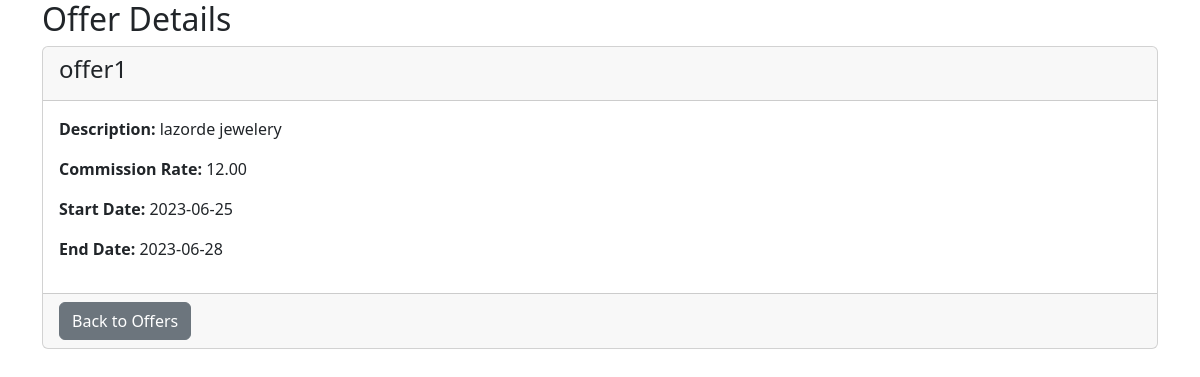
The page /offerDetails.php?id=1 on the database its author committed.
### tables this page shows
CREATE TABLE `offers` (
  `id` int(11) NOT NULL,
  `name` varchar(50) NOT NULL,
  `description` varchar(100) NOT NULL,
  `commission_rate` decimal(10,2) NOT NULL,
  `start_date` date NOT NULL,
  `end_date` date NOT NULL,
  `campaign_id` int(11) NOT NULL,
  `category_id` int(11) NOT NULL
);

### offerDetails.php (the view, shortened to what this page needs)
<?php
include "database_connection.php";
if (isset($_GET['id'])) {
    $offerId = $_GET['id'];
    $query = "SELECT * FROM offers WHERE id = $offerId";
    $result = $connection->query($query);
    if ($result->num_rows == 1) {
        $offer = $result->fetch_assoc();
    } else {
        echo "Offer not found!";
        exit;
    }
} else {
    echo "Invalid offer ID!";
    exit;
}
?>
<!DOCTYPE html>
<html>
<head>
  <link rel="stylesheet" href="https://cdnjs.cloudflare.com/ajax/libs/bootstrap/5.3.0/css/bootstrap.min.css">
</head>
<body>
  <div class="container">
    <h2>Offer Details</h2>
    <div class="card">
      <div class="card-header">
        <h4><?php echo $offer['name']; ?></h4>
      </div>
      <div class="card-body">
        <p><strong>Description:</strong> <?php echo $offer['description']; ?></p>
        <p><strong>Commission Rate:</strong> <?php echo $offer['commission_rate']; ?></p>
        <p><strong>Start Date:</strong> <?php echo $offer['start_date']; ?></p>
        <p><strong>End Date:</strong> <?php echo $offer['end_date']; ?></p>
      </div>
      <div class="card-footer">
        <a href="offersDash.php" class="btn btn-secondary">Back to Offers</a>
      </div>
    </div>
  </div>
</body>
</html>

### rows shown on the page
offers: name "offer1", description "lazorde jewelery", commission_rate "12.00", start_date "2023-06-25", end_date "2023-06-28"
